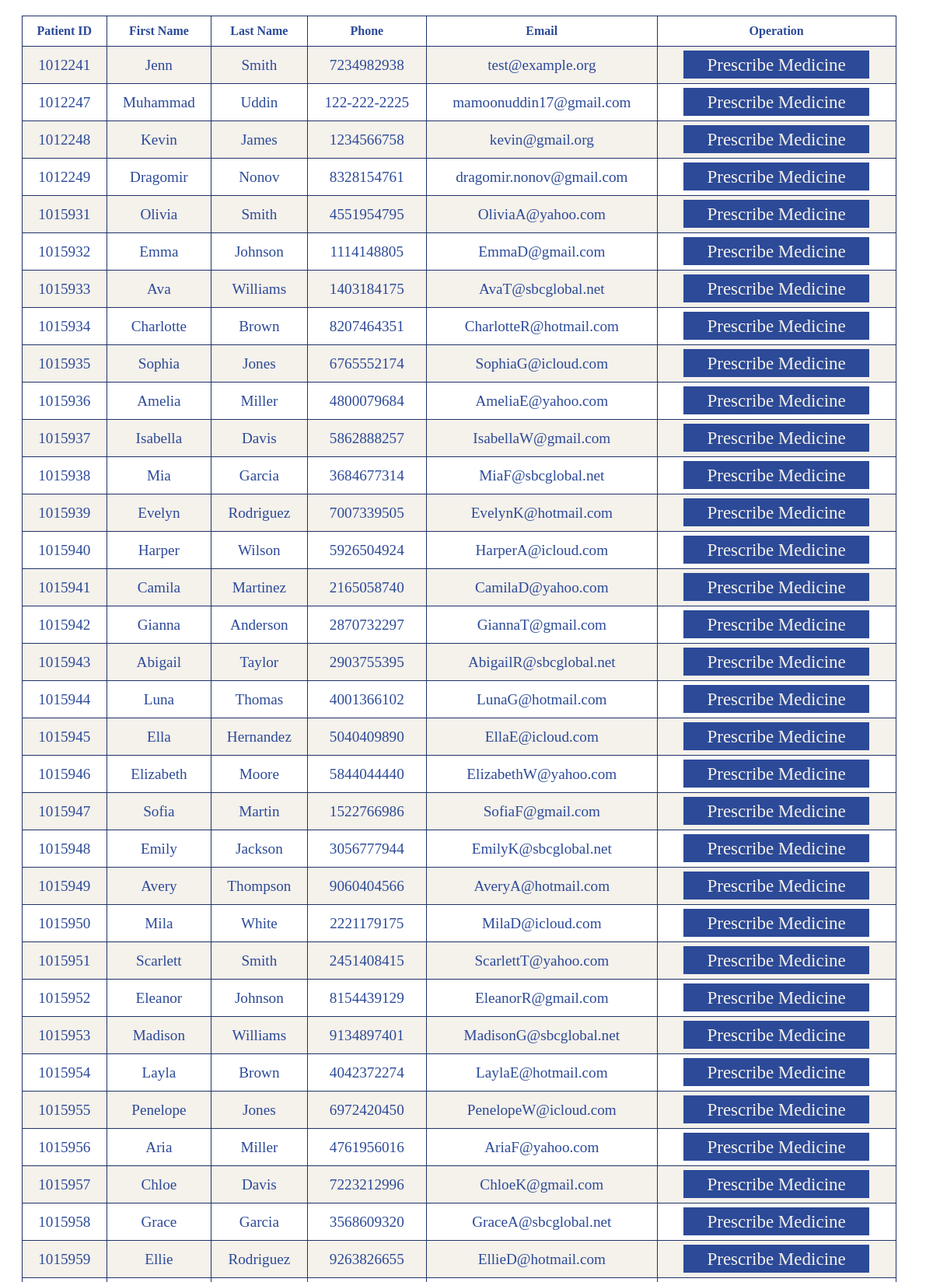
/backend/show_patients_doctor.php (upper part), run on the app's committed database.
### tables this page shows
CREATE TABLE `patient` (
  `Pat_ID` int NOT NULL AUTO_INCREMENT,
  `Pat_First` varchar(45) NOT NULL,
  `Pat_M_init` varchar(45) DEFAULT NULL,
  `Pat_Last` varchar(45) NOT NULL,
  `Pat_Email` varchar(45) NOT NULL,
  `Pat_Phone` varchar(45) DEFAULT NULL,
  `Pat_Gender` varchar(45) NOT NULL,
  `Pat_Race` int NOT NULL,
  `Pat_DOB` date NOT NULL,
  `Pat_Height` float NOT NULL COMMENT 'In Inches',
  `Pat_Weight` float NOT NULL COMMENT 'In Pounds',
  `Pat_Street_Addr` varchar(45) NOT NULL,
  `Pat_City_Addr` varchar(45) NOT NULL,
  `Pat_State_Addr` varchar(45) NOT NULL,
  `Pat_Zip_Addr` int NOT NULL,
  `Pat_Allergy` int NOT NULL,
  `Pat_Password` varchar(45) DEFAULT NULL,
  PRIMARY KEY (`Pat_ID`),
  UNIQUE KEY `Pat_ID_UNIQUE` (`Pat_ID`)
);

### backend/show_patients_doctor.php (the view)
<?php
    $dbhost = getenv("DBHOST");
    $dbuser = getenv("DBUSER");
    $dbpass = getenv("DBPASS");
    $dbname = getenv("DBNAME");
    $link = mysqli_connect($dbhost, $dbuser, $dbpass) or die("Unable to Connect to '$dbhost'");
    mysqli_select_db($link, $dbname) or die("Could not open the db '$dbname'");
    $select="SELECT * FROM patient";
    $query=mysqli_query($link,$select);
?>
<!DOCTYPE html>
<html>
<head>
    <link rel="stylesheet" href="/index/styles/show_patients.css">
</head>
<body>
    <table border="1" cellpadding="0">
    <tr>
        <th>Patient ID</th>
        <th>First Name</th>
        <th>Last Name</th>
        <th>Phone</th>
        <th>Email</th>
        <th>Operation</th>
    </tr>
    <?php
        $num=mysqli_num_rows($query);
        if ($num>0) {
            while ($result=mysqli_fetch_assoc($query)) {
                echo "
                    <tr>
                        <td>".$result['Pat_ID']."</td>
                        <td>".$result['Pat_First']."</td>
                        <td>".$result['Pat_Last']."</td>
                        <td>".$result['Pat_Phone']."</td>
                        <td>".$result['Pat_Email']."</td>
                        <td>
                            <a href='/backend/prescription.php?Pat_ID=".$result['Pat_ID']."'class='btn'>Prescribe Medicine</a>
                        </td>
                    </tr>
                ";
            }
        }
    ?>
    </table>
</body>

### index/styles/show_patients.css (style rules this page uses)
:root { --shadow: 0px 0px 5px 5px rgba(0, 0, 0, 0.199); --lighter: #F5F1EB; --light: #dad5cf; --mid: #9FCDFC; --main: #008CFF; --accent: #4C72D2; --dark: #2C4A98; --darker: #203368; --green: #138808; --red: #CD5C5C; }
table { margin: 20px; border-collapse: collapse; width: 95%; border: 1px solid var(--darker); }
table th { color: var(--dark); padding: 10px; }
table td { padding: 10px; color: var(--dark); font-size: 1.2em; text-align: center; }
.btn { background: var(--dark); color: var(--lighter); font-size: 1.2em; padding: 5px 30px; text-decoration: none; }
tr:nth-child(even) { background-color: var(--lighter); }

### data on the page
patient: Pat_ID "1012241", Pat_First "Jenn", Pat_Last "Smith", Pat_Phone "7234982938", Pat_Email "test@example.org"
patient: Pat_ID "1012247", Pat_First "Muhammad", Pat_Last "Uddin", Pat_Phone "122-222-2225", Pat_Email "mamoonuddin17@gmail.com"
patient: Pat_ID "1012248", Pat_First "Kevin", Pat_Last "James", Pat_Phone "1234566758", Pat_Email "kevin@gmail.org"
patient: Pat_ID "1012249", Pat_First "Dragomir", Pat_Last "Nonov", Pat_Phone "8328154761", Pat_Email "dragomir.nonov@gmail.com"
patient: Pat_ID "1015931", Pat_First "Olivia", Pat_Last "Smith", Pat_Phone "4551954795", Pat_Email "OliviaA@yahoo.com"
patient: Pat_ID "1015932", Pat_First "Emma", Pat_Last "Johnson", Pat_Phone "1114148805", Pat_Email "EmmaD@gmail.com"
patient: Pat_ID "1015933", Pat_First "Ava", Pat_Last "Williams", Pat_Phone "1403184175", Pat_Email "AvaT@sbcglobal.net"
patient: Pat_ID "1015934", Pat_First "Charlotte", Pat_Last "Brown", Pat_Phone "8207464351", Pat_Email "CharlotteR@hotmail.com"
patient: Pat_ID "1015935", Pat_First "Sophia", Pat_Last "Jones", Pat_Phone "6765552174", Pat_Email "SophiaG@icloud.com"
patient: Pat_ID "1015936", Pat_First "Amelia", Pat_Last "Miller", Pat_Phone "4800079684", Pat_Email "AmeliaE@yahoo.com"
patient: Pat_ID "1015937", Pat_First "Isabella", Pat_Last "Davis", Pat_Phone "5862888257", Pat_Email "IsabellaW@gmail.com"
patient: Pat_ID "1015938", Pat_First "Mia", Pat_Last "Garcia", Pat_Phone "3684677314", Pat_Email "MiaF@sbcglobal.net"
patient: Pat_ID "1015939", Pat_First "Evelyn", Pat_Last "Rodriguez", Pat_Phone "7007339505", Pat_Email "EvelynK@hotmail.com"
patient: Pat_ID "1015940", Pat_First "Harper", Pat_Last "Wilson", Pat_Phone "5926504924", Pat_Email "HarperA@icloud.com"
patient: Pat_ID "1015941", Pat_First "Camila", Pat_Last "Martinez", Pat_Phone "2165058740", Pat_Email "CamilaD@yahoo.com"
patient: Pat_ID "1015942", Pat_First "Gianna", Pat_Last "Anderson", Pat_Phone "2870732297", Pat_Email "GiannaT@gmail.com"
patient: Pat_ID "1015943", Pat_First "Abigail", Pat_Last "Taylor", Pat_Phone "2903755395", Pat_Email "AbigailR@sbcglobal.net"
patient: Pat_ID "1015944", Pat_First "Luna", Pat_Last "Thomas", Pat_Phone "4001366102", Pat_Email "LunaG@hotmail.com"
patient: Pat_ID "1015945", Pat_First "Ella", Pat_Last "Hernandez", Pat_Phone "5040409890", Pat_Email "EllaE@icloud.com"
patient: Pat_ID "1015946", Pat_First "Elizabeth", Pat_Last "Moore", Pat_Phone "5844044440", Pat_Email "ElizabethW@yahoo.com"
patient: Pat_ID "1015947", Pat_First "Sofia", Pat_Last "Martin", Pat_Phone "1522766986", Pat_Email "SofiaF@gmail.com"
patient: Pat_ID "1015948", Pat_First "Emily", Pat_Last "Jackson", Pat_Phone "3056777944", Pat_Email "EmilyK@sbcglobal.net"
patient: Pat_ID "1015949", Pat_First "Avery", Pat_Last "Thompson", Pat_Phone "9060404566", Pat_Email "AveryA@hotmail.com"
patient: Pat_ID "1015950", Pat_First "Mila", Pat_Last "White", Pat_Phone "2221179175", Pat_Email "MilaD@icloud.com"
patient: Pat_ID "1015951", Pat_First "Scarlett", Pat_Last "Smith", Pat_Phone "2451408415", Pat_Email "ScarlettT@yahoo.com"
patient: Pat_ID "1015952", Pat_First "Eleanor", Pat_Last "Johnson", Pat_Phone "8154439129", Pat_Email "EleanorR@gmail.com"
patient: Pat_ID "1015953", Pat_First "Madison", Pat_Last "Williams", Pat_Phone "9134897401", Pat_Email "MadisonG@sbcglobal.net"
patient: Pat_ID "1015954", Pat_First "Layla", Pat_Last "Brown", Pat_Phone "4042372274", Pat_Email "LaylaE@hotmail.com"
patient: Pat_ID "1015955", Pat_First "Penelope", Pat_Last "Jones", Pat_Phone "6972420450", Pat_Email "PenelopeW@icloud.com"
patient: Pat_ID "1015956", Pat_First "Aria", Pat_Last "Miller", Pat_Phone "4761956016", Pat_Email "AriaF@yahoo.com"
patient: Pat_ID "1015957", Pat_First "Chloe", Pat_Last "Davis", Pat_Phone "7223212996", Pat_Email "ChloeK@gmail.com"
patient: Pat_ID "1015958", Pat_First "Grace", Pat_Last "Garcia", Pat_Phone "3568609320", Pat_Email "GraceA@sbcglobal.net"
patient: Pat_ID "1015959", Pat_First "Ellie", Pat_Last "Rodriguez", Pat_Phone "9263826655", Pat_Email "EllieD@hotmail.com"
